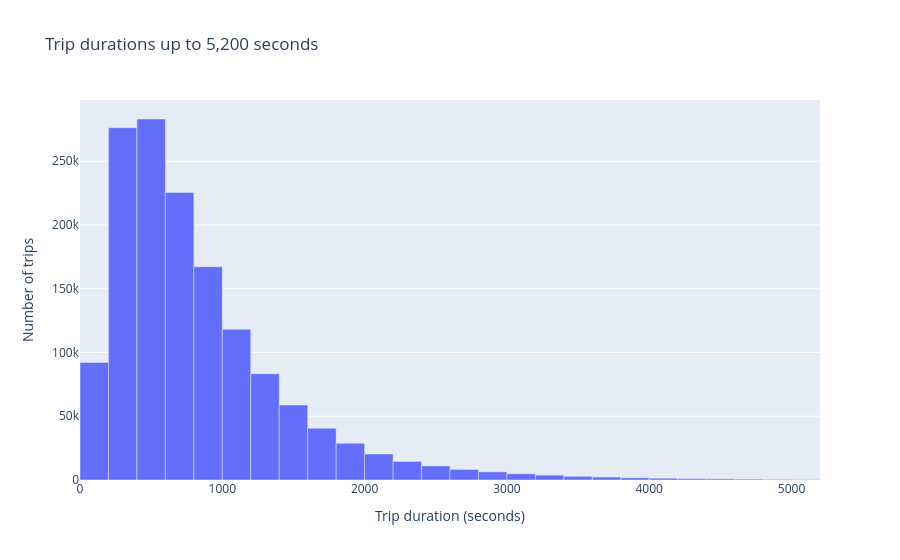

The notebook cell saved with this chart:
### Markdown cell above
## 6. Some Normal Things you can do with your features:

### Reduce notebook size by pre-aggregating with NumPy

Using `px.histogram()` embeds all the observations passed to it in the saved plot output—not just the bin counts. With millions of trips, this can make the notebook file extremely large, even when the chart displays only a few dozen bins.

Instead, use `np.histogram()` to calculate the bin counts first, then pass this small summary to `px.bar()`.

This preserves the histogram counts for the chosen bins while substantially reducing the saved output size: the plot stores the bin positions and counts rather than every individual trip duration.

### Code cell
import plotly.express as px

# Load the taxi data again (not required)
# taxi_train = pd.read_csv("./data/nyc-taxi-train/train.csv")

plot_data = taxi_train_df.loc[
    taxi_train_df["trip_duration"].between(0, 5200)
]

reduce_notebook_size = True

if not reduce_notebook_size:
    fig = px.histogram(
        plot_data,
        x="trip_duration",
        title="Trip durations up to 5,200 seconds",
        labels={"trip_duration": "Trip duration (seconds)"},
    )

    fig.update_traces(xbins=dict(start=0, end=5200, size=200))
else:
    # Count trips in 200-second bins from 0 to 5,200
    durations = plot_data["trip_duration"].values
    counts, edges = np.histogram(
        durations,
        bins=np.arange(0, 5201, 200),
    )

    fig = px.bar(
        x=(edges[:-1] + edges[1:]) / 2,
        y=counts,
        title="Trip durations up to 5,200 seconds",
        labels={
            "x": "Trip duration (seconds)",
            "y": "Number of trips",
        },
    )

    fig.update_traces(width=np.diff(edges))
    fig.update_layout(bargap=0, xaxis_range=[0, 5200])
fig.show()

### Figure 1 — Plotly figure (JSON) as saved in the notebook; plotly's stock layout.template omitted (floating-point values rounded to 4 significant figures)
{"data": [{"alignmentgroup": "True", "hovertemplate": "Trip duration (seconds)=%{x}<br>Number of trips=%{y}<extra></extra>", "legendgroup": "", "marker": {"color": "#636efa", "pattern": {"shape": ""}}, "name": "", "offsetgroup": "", "orientation": "v", "showlegend": false, "textposition": "auto", "x": [100.0, 300.0, 500.0, 700.0, 900.0, 1100.0, 1300.0, 1500.0, 1700.0, 1900.0, 2100.0, 2300.0, 2500.0, 2700.0, 2900.0, 3100.0, 3300.0, 3500.0, 3700.0, 3900.0, 4100.0, 4300.0, 4500.0, 4700.0, 4900.0, 5100.0], "xaxis": "x", "y": [92177, 276296, 283128, 225526, 167272, 118201, 83326, 58781, 40624, 28784, 20401, 14580, 11024, 8296, 6367, 4866, 3793, 2868, 2317, 1719, 1399, 1046, 885, 704, 490, 369], "yaxis": "y", "type": "bar", "width": [200, 200, 200, 200, 200, 200, 200, 200, 200, 200, 200, 200, 200, 200, 200, 200, 200, 200, 200, 200, 200, 200, 200, 200, 200, 200]}], "layout": {"xaxis": {"anchor": "y", "domain": [0.0, 1.0], "title": {"text": "Trip duration (seconds)"}, "range": [0, 5200]}, "yaxis": {"anchor": "x", "domain": [0.0, 1.0], "title": {"text": "Number of trips"}}, "legend": {"tracegroupgap": 0}, "title": {"text": "Trip durations up to 5,200 seconds"}, "barmode": "relative", "bargap": 0}}
